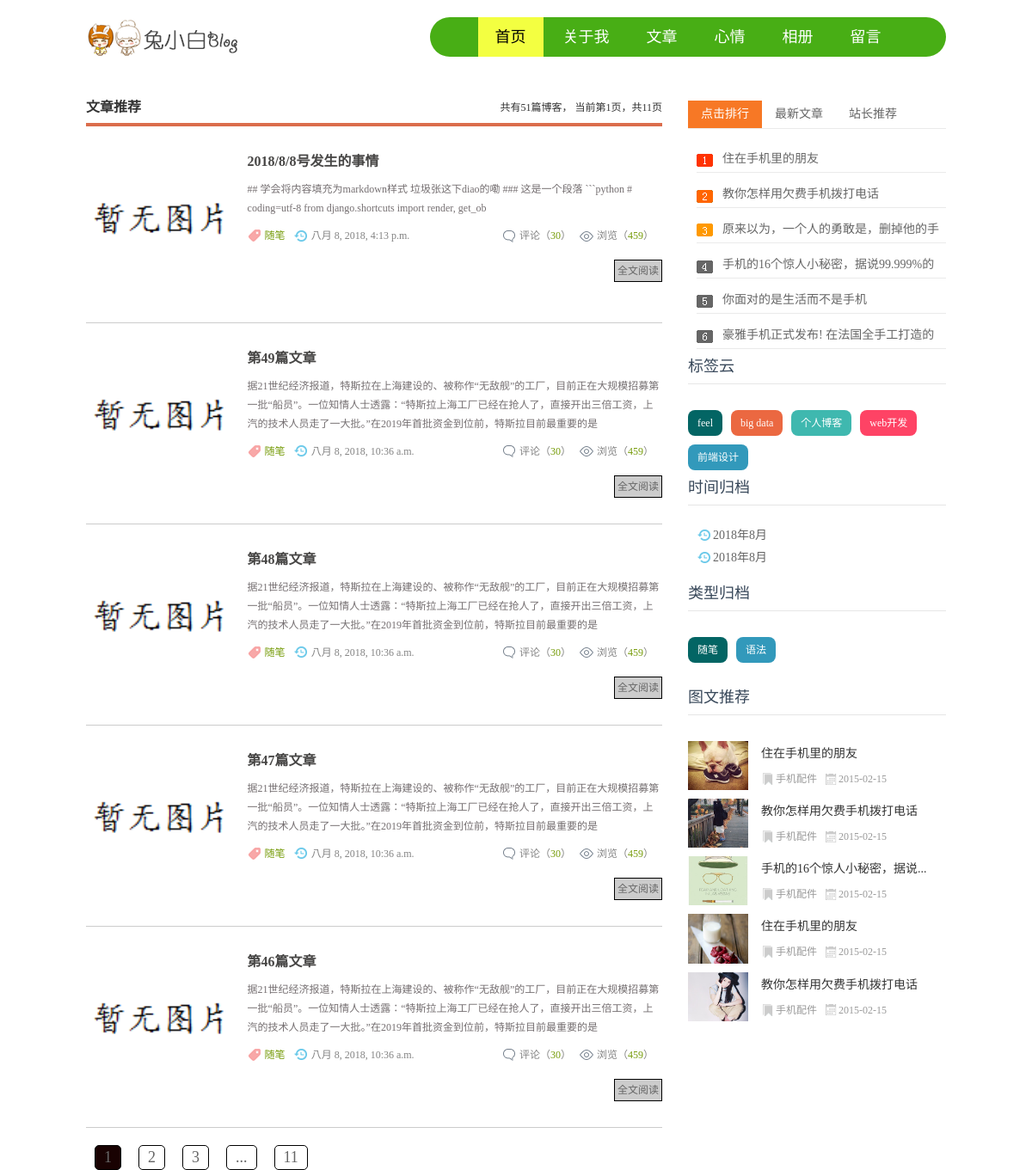
Page /category/1 on the committed database.
### blog/models.py (models this page shows, shortened)
class Blog(models.Model):
	STATUS_CHOICES = (
		('draft', 'Draft'), ('published', 'Published'),)
	title = models.CharField(max_length=30)
	content = models.TextField()
	category = models.ForeignKey(Category, on_delete=models.DO_NOTHING)
	tag = models.ManyToManyField(Tag)
	author = models.ForeignKey(User, on_delete=models.DO_NOTHING)
	thumbnail = models.ImageField(upload_to='blog/%Y/%m/%d', blank=True)
	created = models.DateTimeField(auto_now_add=True)
	update = models.DateTimeField(auto_now=True)
	status = models.CharField(max_length=10, choices=STATUS_CHOICES, default='draft')
	publish = models.DateTimeField(default=timezone.now)
	objects = models.Manager()
	published = PublishedManager()
	class Meta:
		ordering = ['-created']

class Category(models.Model):
	name = models.CharField(max_length=10)
	def __str__(self):
		return self.name

class Tag(models.Model):
	name = models.CharField(max_length=10)

### blog/views.py (the view)
# urls.py: path('category/<int:category_pk>', blogs_with_category, name='blogs_with_category'),
def blogs_with_category(req, category_pk):
	category = get_object_or_404(Category, id=category_pk)
	blog_list = Blog.published.filter(category=category)
	context = get_paginator_data(req, blog_list)
	context['blog_list'] = context['lists']
	context['page_of_blogs'] = context['page_list']
	return render(req, 'blog/post_list.html', context)

### blog/models.py (called while the page is built)
	def get_queryset(self):
		return super(PublishedManager, self).get_queryset().filter(status='published')

### blog/templatetags/blog_tags.py (called while the page is built)
@register.simple_tag
def get_recent_blogs(num=6):
	return Blog.published.all()[:num]

@register.simple_tag
def get_all_tags():
	return Tag.objects.all()

@register.simple_tag
def get_all_categories():
	return Category.objects.all()

@register.simple_tag
def get_blogs_with_date():
	return Blog.published.dates('publish', 'month', order='DESC')

### blog/templates/blog/post_list.html (shortened to what this page needs)
{% extends 'base.html' %}
{% load staticfiles %}
{% load blog_tags %}
{% block content %}
    <div class="l_box f_l">
	    <div class="topnews">
		    <div class="begin"><span>
                    共有{{ page_of_blogs.paginator.count }}篇博客，
			        当前第{{ page_of_blogs.number }}页，共{{ page_of_blogs.paginator.num_pages }}页
                </span>
                <b>文章</b>推荐
            </div>
		   {% for blog in blog_list %}
				<div class="blogs">
					             <figure><img src="{% if blog.thumbnail %}
					                                    {{ blog.thumbnail.url }}
														{% else %}
														{% static 'blog/images/no_image.png' %}">
					                                    {% endif %}</figure>
					            <ul>
					                <h3><a href="{% url 'blog_detail' blog.pk %}">{{ blog.title }}</a></h3>
					                <p> {{ blog.content|safe|striptags|truncatechars:120 }}</p>
					                <p class="author">
						                <span class="lm f_l">
						                  <a href="{% url 'blogs_with_categories' blog.pk %}">{{ blog.category }}</a></span>
						                <span class="dtime f_l">{{ blog.publish }}</span>
						                <span class="viewnum f_r">浏览（<a href="/">459</a>）</span>
						                <span class="pingl f_r">评论（<a href="/">30</a>）</span>
					                </p>
						            <p class="read">
							            <span>  <a href="{% url 'blog_detail' blog.pk %}">全文阅读</a> </span>
						            </p>
				                 </ul>
						    </div>
		    {% empty %}
	                <span> 暂无文章，有事联系版主 </span>
		    {% endfor %}
        </div>
        <div class="paginator">
          <ul class="pagination">
	          {% for page_num in page_range %}
	            {% if page_num == page_of_blogs.number %}
	                <a><li class='active'> {{ page_num }}</li></a>
                {% else %}
	                {% if page_num == '...' %}
		                <li> {{ page_num }}</li>
	                {% else %}
	                    <a href="?page={{ page_num }}"> <li>{{ page_num }}</li> </a>
	                {% endif %}
	            {% endif %}
	          {% endfor %}
          </ul>
        </div>
      </div>
{% endblock %}

### blog/templates/base.html (shortened to what this page needs)
<!doctype html>
{% load staticfiles %}
{% load blog_tags %}
<html>
<head>
  <link href="{% static 'blog/css/base.css' %}" rel="stylesheet" />
  <link href="{% static 'blog/css/index.css' %}" rel='stylesheet' />
</head>
<body>
	<header>
    	<div class="logo f_l"> <a href="/"><img src="{% static 'blog/images/logo.png' %}"></a> </div>
        	<nav id="topnav" class="f_r">
            <ul>
                <a href="{% url 'index' %}" id='topnav_current'>首页</a>
                <a href="{% url 'index' %}" target="">关于我</a>
                <a href="{% url 'index' %}" target="">文章</a>
                <a href="{% url 'index' %}" target="">心情</a>
                <a href="{% url 'index' %}" target="">相册</a>
                <a href="{% url 'index' %}" target="">留言</a>
            </ul>
  		</nav>
    </header>
    <article>
     {% block content %}
      {% endblock %}
      <div class="r_box f_r">
        <div class="moreSelect" id="lp_right_select">
          <div class="ms-top">
            <ul class="hd" id="tab">
              <li class="cur"><a href="/">点击排行</a></li>
              <li><a href="/">最新文章</a></li>
              <li><a href="/">站长推荐</a></li>
            </ul>
          </div>
          <div class="ms-main" id="ms-main">
            <div style="display: block;" class="bd bd-news" >
              <ul>
                <li><a href="/" target="_blank">住在手机里的朋友</a></li>
                <li><a href="/" target="_blank">教你怎样用欠费手机拨打电话</a></li>
                <li><a href="/" target="_blank">原来以为，一个人的勇敢是，删掉他的手机号码...</a></li>
                <li><a href="/" target="_blank">手机的16个惊人小秘密，据说99.999%的人都不知</a></li>
                <li><a href="/" target="_blank">你面对的是生活而不是手机</a></li>
                <li><a href="/" target="_blank">豪雅手机正式发布! 在法国全手工打造的奢侈品</a></li>
              </ul>
            </div>
	            {% get_recent_blogs as recent_blogs %}
          </div>
          <div class="cloud">
            <h3>标签云</h3>
	          {% get_all_tags as all_tags %}
            <ul>
	            {% for tag in all_tags %}
	                <li><a href="/">{{ tag.name }}</a></li>
	            {% empty %}
	                暂无标签
	            {% endfor %}
              <li><a href="/">个人博客</a></li>
              <li><a href="/">web开发</a></li>
              <li><a href="/">前端设计</a></li>
            </ul>
          </div>
	        <div class="date">
		        <h3>时间归档</h3>
		        {% get_blogs_with_date as blogs_with_date %}
		        <ul>
			        {% for blog in blogs_with_date %}
			            <li>
				            <span class="date-logo"><a href="{% url 'blogs_with_date' blog.year blog.month %}">{{ blog.year }}年{{ blog.month }}月</a></span>
			            </li>
			            <li>
				            <span class="date-logo"><a href="#">{{ blog.year }}年{{ blog.month }}月</a></span>
			            </li>
			        {% empty %}
			            暂无相关内容
			        {% endfor %}
		        </ul>
	        </div>
	        <div class="category">
		        <h3>类型归档</h3>
		        {% get_all_categories as all_categories %}
		        <ul>
			        {% for category in all_categories %}
			            <li>
				            <a href="{% url 'blogs_with_category' category.pk %}"> {{ category.name }}</a></li>
			        {% empty %}
			            暂无分类
			        {% endfor %}
		        </ul>
	        </div>
          <div class="tuwen">
            <h3>图文推荐</h3>
            <ul>
              <li><a href="/"><img src="images/01.jpg"><b>住在手机里的朋友</b></a>
                <p><span class="tulanmu"><a href="/">手机配件</a></span><span class="tutime">2015-02-15</span></p>
              </li>
              <li><a href="/"><img src="images/02.jpg"><b>教你怎样用欠费手机拨打电话</b></a>
                <p><span class="tulanmu"><a href="/">手机配件</a></span><span class="tutime">2015-02-15</span></p>
              </li>
              <li><a href="/" title="手机的16个惊人小秘密，据说99.999%的人都不知"><img src="images/03.jpg"><b>手机的16个惊人小秘密，据说...</b></a>
                <p><span class="tulanmu"><a href="/">手机配件</a></span><span class="tutime">2015-02-15</span></p>
              </li>
              <li><a href="/"><img src="images/06.jpg"><b>住在手机里的朋友</b></a>
                <p><span class="tulanmu"><a href="/">手机配件</a></span><span class="tutime">2015-02-15</span></p>
              </li>
              <li><a href="/"><img src="images/04.jpg"><b>教你怎样用欠费手机拨打电话</b></a>
                <p><span class="tulanmu"><a href="/">手机配件</a></span><span class="tutime">2015-02-15</span></p>
              </li>
            </ul>
          </div>
        </div>
      </div>
    </article>
</body>
</html>

### blog/static/blog/css/base.css (style rules this page uses)
* { margin:0; padding:0; }
body { font: 12px/1.5 'Microsoft Yahei', 'Simsun'; color: #666666; background: #fff; }
img { border: 0; display: block; }
ul { list-style: none; }
h1, h2, h3, h4, h5, h6 { font-size: 100%; font-weight: normal; }
a { outline: none; }
a:link, a:visited { text-decoration: none; color: #666; }
.f_l { float: left; }
.f_r { float: right; }
.l_box { width: 670px; }
.r_box { width: 300px; }
header { width: 1000px; margin: 20px auto; overflow: hidden; clear: both; }
#topnav { width: 60%; background: #48AE15; height: 46px; line-height: 46px; text-align: center; border-radius: 46px; }
#topnav a { display: inline-block; font-size: 18px; font-family: "Microsoft Yahei", Arial, Helvetica, sans-serif; padding: 0 20px; color: #fff; }
a#topnav_current { background: #F3FF41; color: #000; }
article { width: 1000px; margin: 20px auto; }
.moreSelect { width: 100%; margin: 30px 0 20px 0; overflow: hidden; }
.ms-top { height: 32px; border-bottom: solid 1px #EAEAEA; font-size: 14px; }
#tab li a { float: left; height: 32px; cursor: pointer; line-height: 32px; list-style-type: none; padding: 0 15px; }
#tab li.cur a { color: #fff; background: #f77825; }
.bd { display: none; }
.bd-news ul { padding: 10px 0 0 10px; background: url(../images/ph2.png) no-repeat 10px 29px; }
.bd-news ul li { border-bottom: solid 1px #EAEAEA; line-height: 30px; height: 30px; overflow: hidden; font-size: 14px; padding: 10px 0 0 30px; }
.bd-news ul li a { display: block; }
.cloud { width: 100%; clear: both; overflow: hidden; }
.cloud h3 { line-height: 40px; color: #38485A; font-size: 18px; border-bottom: 1px solid #E6E6E6; height: 40px; }
.cloud ul { margin: 20px 0; }
.cloud ul li { line-height: 24px; height: 24px; display: block; background: #999; float: left; padding: 3px 11px; margin: 10px 10px 0 0; border-radius: 8px; -moz-transition: all 0.5s; -webkit-transition: all 0.5s; -o-transition: all 0.5s; transition: all 0.5s; }
.cloud ul li a { color: #FFF; }
.cloud ul li:nth-child(8n-7) { background: #8A9B0F; }
.cloud ul li:nth-child(8n-6) { background: #EB6841; }
.cloud ul li:nth-child(8n-5) { background: #3FB8AF; }
.cloud ul li:nth-child(8n-4) { background: #FE4365; }
.cloud ul li:nth-child(8n-3) { background: #FC9D9A; }
.cloud ul li:first-child { background: #036564; }
.cloud ul li:last-child { background: #3299BB; }
.date { width: 100%; clear: both; overflow: hidden; }
.date h3 { line-height: 40px; color: #38485A; font-size: 18px; border-bottom: 1px solid #E6E6E6; height: 40px; }
.date ul { margin: 20px 0; }
.date ul li { line-height: 24px; height: 10px; display: block; font-size: 14px; padding: 3px 11px; margin: 10px 10px 0 0; }
.date .date-logo { background: url(../images/newsbg02.png) no-repeat center left; padding-left: 18px; }
.category { width: 100%; clear: both; overflow: hidden; }
.category h3 { line-height: 40px; color: #38485A; font-size: 18px; border-bottom: 1px solid #E6E6E6; height: 40px; }
.category ul { margin: 20px 0; }
.category ul li { line-height: 24px; height: 24px; display: block; background: #999; float: left; padding: 3px 11px; margin: 10px 10px 0 0; border-radius: 8px; -moz-transition: all 0.5s; -webkit-transition: all 0.5s; -o-transition: all 0.5s; transition: all 0.5s; }
.category ul li a { color: #FFF; }
.category ul li:nth-child(8n-7) { background: #8A9B0F; }
.category ul li:nth-child(8n-6) { background: #EB6841; }
.category ul li:first-child { background: #036564; }
.category ul li:last-child { background: #3299BB; }

### rows in the picture
Blog: title "2018/8/8号发生的事情", content "## 学会将内容填充为markdown样式 垃圾张这下diao的嘞 ### 这是一个段落 ```python # coding=utf-8 from django.shortcuts import render, get_ob", category "随笔", publish "八月 8, 2018, 4:13 p.m."
Blog: title "第49篇文章", content "据21世纪经济报道，特斯拉在上海建设的、被称作“无敌舰”的工厂，目前正在大规模招募第一批“船员”。一位知情人士透露：“特斯拉上海工厂已经在抢人了，直接开出三倍工资，上汽的技术人员走了一大批。”在2019年首批资金到位前，特斯拉目前最重要的是", category "随笔", publish "八月 8, 2018, 10:36 a.m."
Blog: title "第48篇文章", content "据21世纪经济报道，特斯拉在上海建设的、被称作“无敌舰”的工厂，目前正在大规模招募第一批“船员”。一位知情人士透露：“特斯拉上海工厂已经在抢人了，直接开出三倍工资，上汽的技术人员走了一大批。”在2019年首批资金到位前，特斯拉目前最重要的是", category "随笔", publish "八月 8, 2018, 10:36 a.m."
Blog: title "第47篇文章", content "据21世纪经济报道，特斯拉在上海建设的、被称作“无敌舰”的工厂，目前正在大规模招募第一批“船员”。一位知情人士透露：“特斯拉上海工厂已经在抢人了，直接开出三倍工资，上汽的技术人员走了一大批。”在2019年首批资金到位前，特斯拉目前最重要的是", category "随笔", publish "八月 8, 2018, 10:36 a.m."
Blog: title "第46篇文章", content "据21世纪经济报道，特斯拉在上海建设的、被称作“无敌舰”的工厂，目前正在大规模招募第一批“船员”。一位知情人士透露：“特斯拉上海工厂已经在抢人了，直接开出三倍工资，上汽的技术人员走了一大批。”在2019年首批资金到位前，特斯拉目前最重要的是", category "随笔", publish "八月 8, 2018, 10:36 a.m."
Tag: name "feel"
Tag: name "big data"
Category: name "随笔"
Category: name "语法"

### other values in the picture
{{ page_of_blogs.paginator.count }} "51"
{{ page_of_blogs.number }} "1"
{{ page_of_blogs.paginator.num_pages }} "11"
{{ page_num }} "1"
{{ page_num }} "2" "3" "11"
{{ page_num }} "..."
{{ blog.year }} "2018"
{{ blog.month }} "8"
